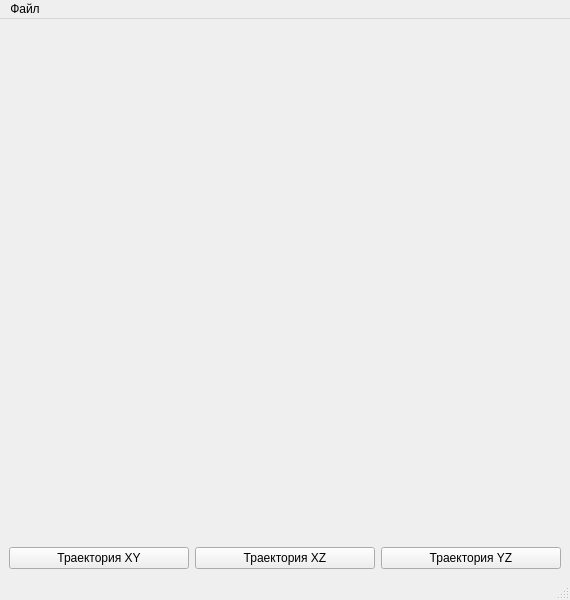
<?xml version="1.0" encoding="UTF-8"?>
<ui version="4.0">
 <class>MainWindow</class>
 <widget class="QMainWindow" name="MainWindow">
  <property name="geometry">
   <rect>
    <x>0</x>
    <y>0</y>
    <width>570</width>
    <height>600</height>
   </rect>
  </property>
  <property name="windowTitle">
   <string>Главное окно</string>
  </property>
  <widget class="QWidget" name="centralwidget">
   <layout class="QGridLayout" name="gridLayout">
    <item row="0" column="0" colspan="3">
     <widget class="QCustomPlot" name="widget_graph" native="true">
      <property name="enabled">
       <bool>false</bool>
      </property>
     </widget>
    </item>
    <item row="1" column="0">
     <widget class="QPushButton" name="pushButton_XY">
      <property name="text">
       <string>Траектория XY</string>
      </property>
     </widget>
    </item>
    <item row="1" column="1">
     <widget class="QPushButton" name="pushButton_XZ">
      <property name="text">
       <string>Траектория XZ</string>
      </property>
     </widget>
    </item>
    <item row="1" column="2">
     <widget class="QPushButton" name="pushButton_YZ">
      <property name="text">
       <string>Траектория YZ</string>
      </property>
     </widget>
    </item>
   </layout>
  </widget>
  <widget class="QMenuBar" name="menubar">
   <property name="geometry">
    <rect>
     <x>0</x>
     <y>0</y>
     <width>570</width>
     <height>22</height>
    </rect>
   </property>
   <widget class="QMenu" name="menu">
    <property name="title">
     <string>Файл</string>
    </property>
    <addaction name="action_open"/>
    <addaction name="action_exit"/>
   </widget>
   <addaction name="menu"/>
  </widget>
  <widget class="QStatusBar" name="statusbar"/>
  <action name="action_open">
   <property name="text">
    <string>Открыть файл</string>
   </property>
  </action>
  <action name="action_exit">
   <property name="text">
    <string>Выход из программы</string>
   </property>
  </action>
 </widget>
 <customwidgets>
  <customwidget>
   <class>QCustomPlot</class>
   <extends>QWidget</extends>
   <header location="global">qcustomplot.h</header>
   <container>1</container>
  </customwidget>
 </customwidgets>
 <resources/>
 <connections/>
</ui>
